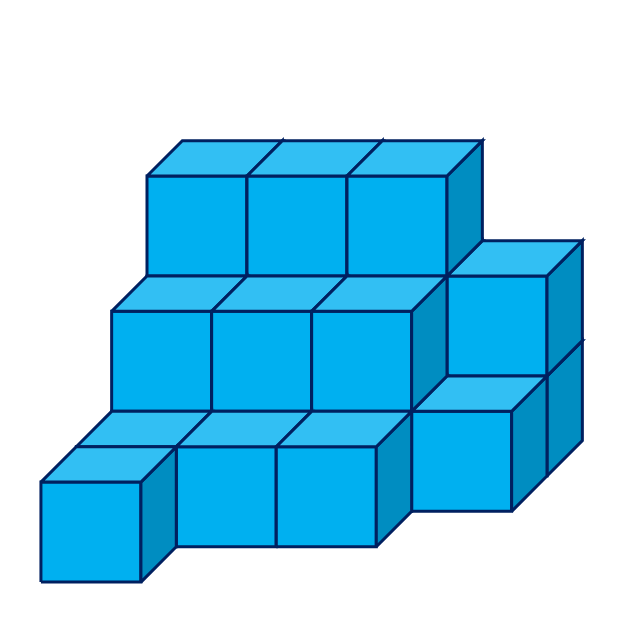
#> input picture img/5.png, 622 x 622 px, found by its file name
$ python surface-area.py
#> lines starting #> are read from the running program, lines starting #| are printed output that depends on the picture; after the words box and inside, x2 and y2 are one past the last pixel; in counts of white or black regions, pixels touching at a corner belong together
import cv2
import numpy as np

img_bgr = cv2.imread('E:\\opencv_img\\5.png')
#> img_bgr is the input picture: shape (622, 622, 3); mean B, G, R 238.8, 210.9, 141.2
img_gray = cv2.cvtColor(img_bgr, cv2.COLOR_BGR2GRAY)
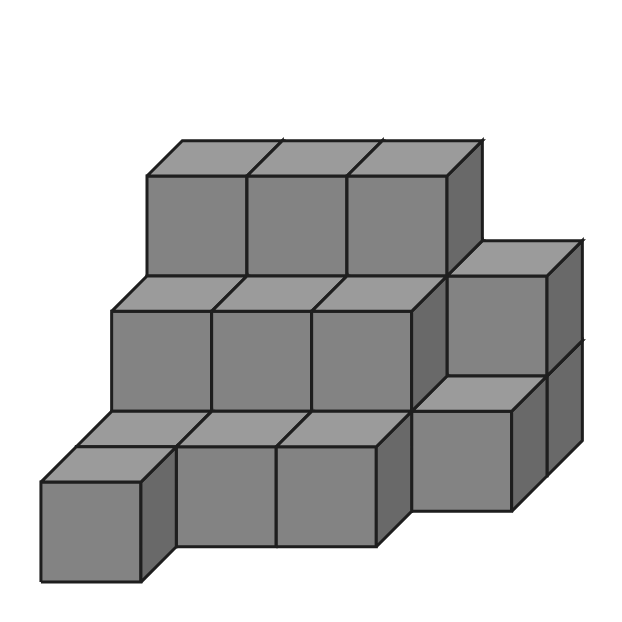
#> img_gray: shape (622, 622); min 29, max 255, mean 193.4

canny = cv2.Canny(img_gray, 10, 150)
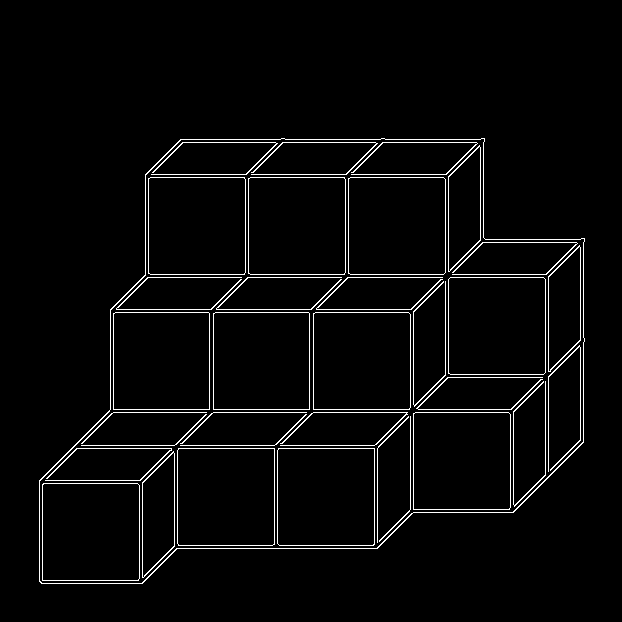
#> canny: shape (622, 622); 3.1% white in thin lines or dots, all inside (x1, y1, x2, y2) = (39, 138, 585, 584)
cv2.imshow("Canny", canny)

template_front = cv2.imread('E:\\opencv_img\\front.png', 0)
#> (the run stopped early here; a loop or call above may not have finished)

$ run again, with img/1.png copied over img/5.png
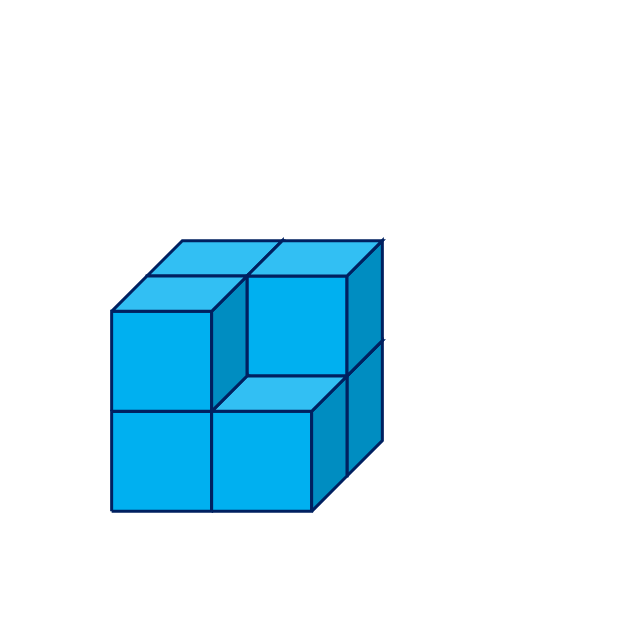
#> input picture img/1.png, 622 x 622 px, found by its file name
#> img_bgr is the input picture: shape (622, 622, 3); mean B, G, R 248, 237.2, 210.6
#> `img_gray = cv2.cvtColor(img_bgr, cv2.COLOR_BGR2GRAY)`:
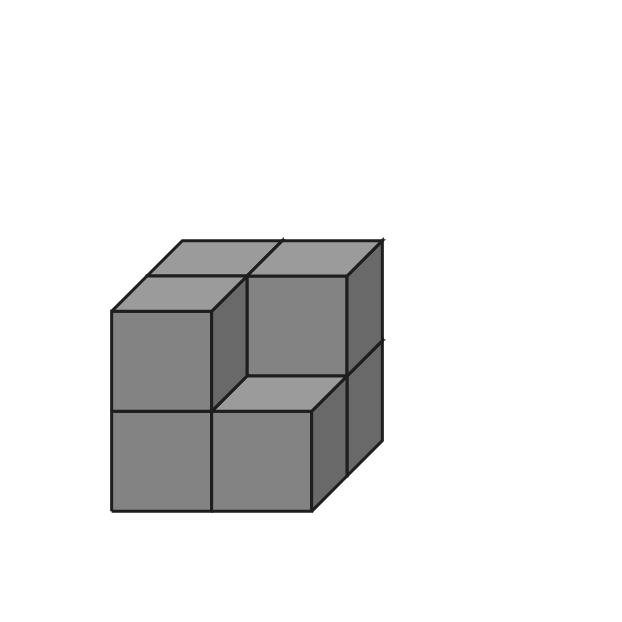
#> img_gray: shape (622, 622); min 29, max 255, mean 230.6
#> `canny = cv2.Canny(img_gray, 10, 150)`:
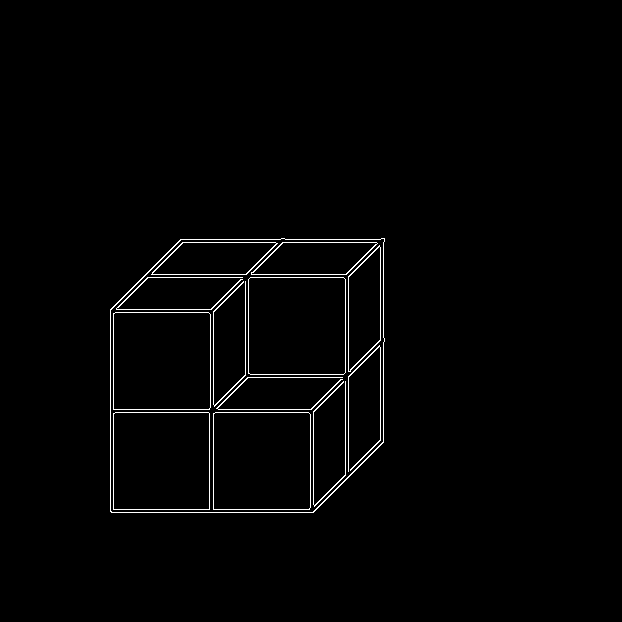
#> canny: shape (622, 622); 1.3% white in thin lines or dots, all inside (x1, y1, x2, y2) = (110, 238, 385, 513)

$ run again, with img/2.png copied over img/5.png
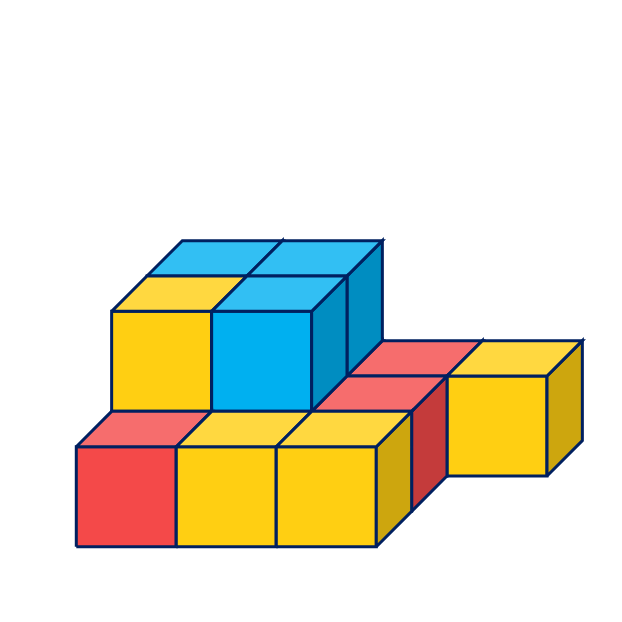
#> input picture img/2.png, 622 x 622 px, found by its file name
#> img_bgr is the input picture: shape (622, 622, 3); mean B, G, R 205.7, 225.5, 229.6
#> `img_gray = cv2.cvtColor(img_bgr, cv2.COLOR_BGR2GRAY)`:
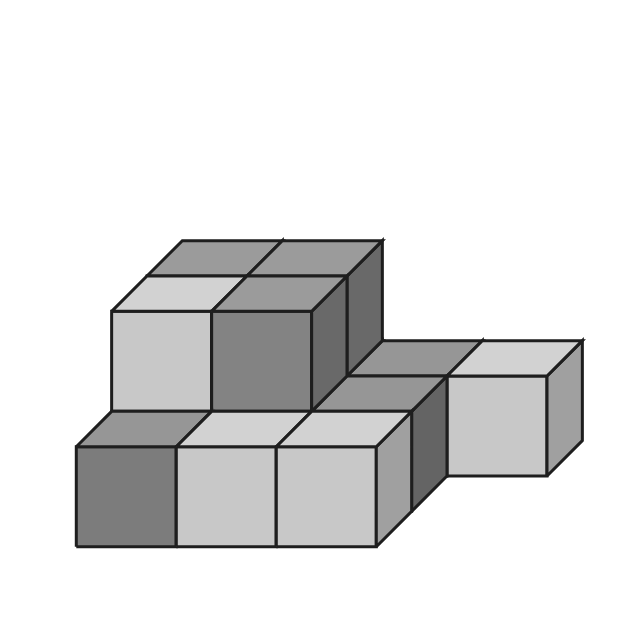
#> img_gray: shape (622, 622); min 29, max 255, mean 224.5
#> `canny = cv2.Canny(img_gray, 10, 150)`:
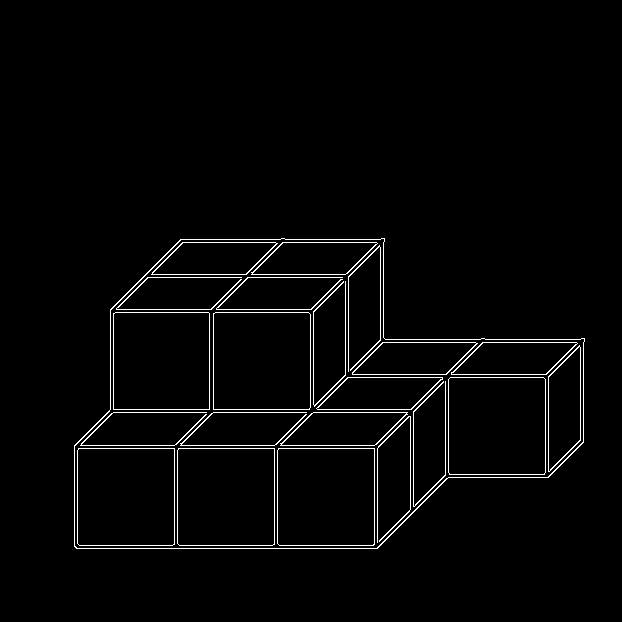
#> canny: shape (622, 622); 2.2% white in thin lines or dots, all inside (x1, y1, x2, y2) = (74, 238, 585, 549)

$ run again, with img/3.png copied over img/5.png
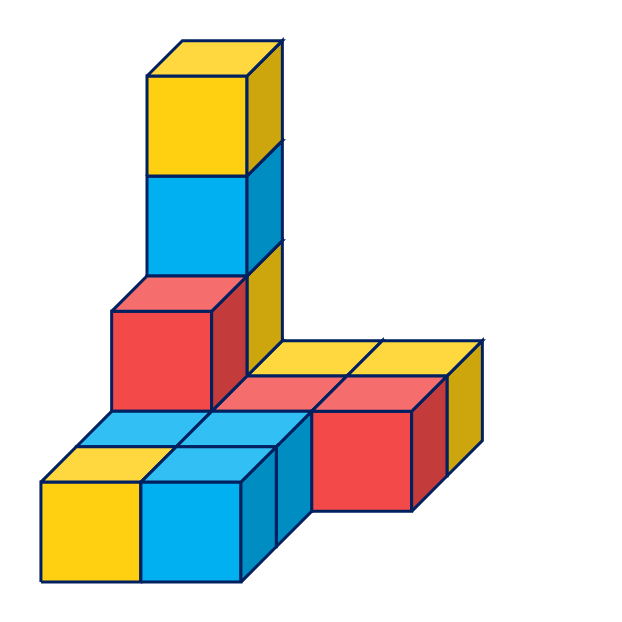
#> input picture img/3.png, 622 x 622 px, found by its file name
#> img_bgr is the input picture: shape (622, 622, 3); mean B, G, R 207.7, 217.3, 219
#> `img_gray = cv2.cvtColor(img_bgr, cv2.COLOR_BGR2GRAY)`:
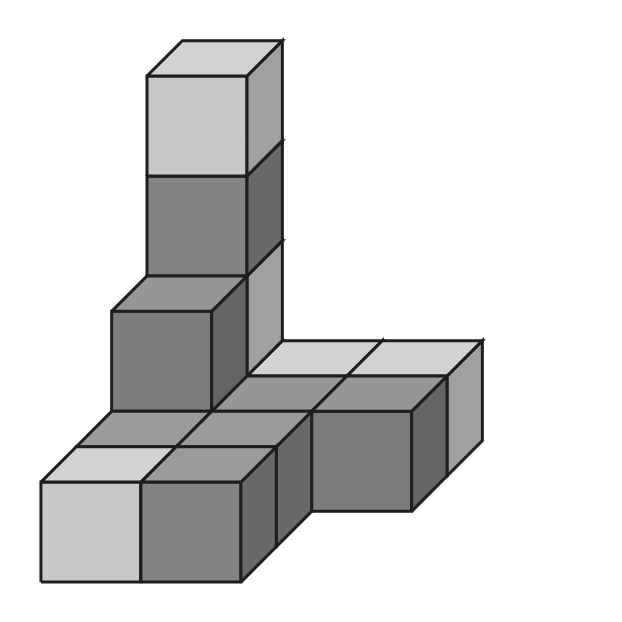
#> img_gray: shape (622, 622); min 29, max 255, mean 216.7
#> `canny = cv2.Canny(img_gray, 10, 150)`:
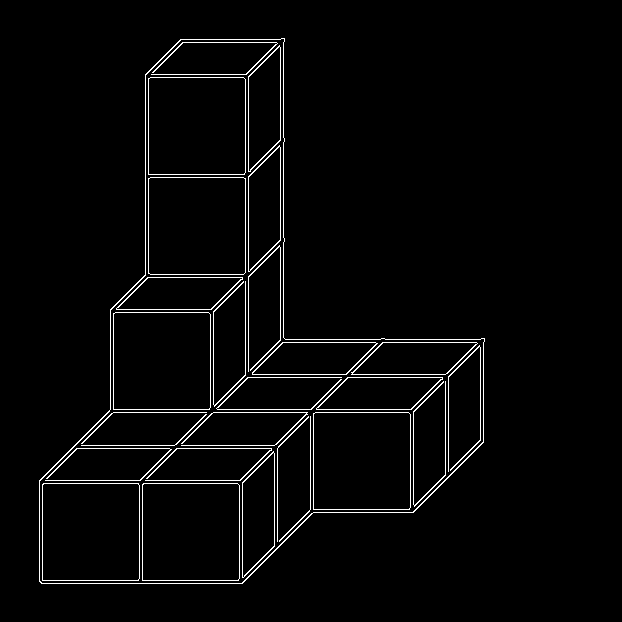
#> canny: shape (622, 622); 2.6% white in thin lines or dots, all inside (x1, y1, x2, y2) = (39, 38, 485, 584)
